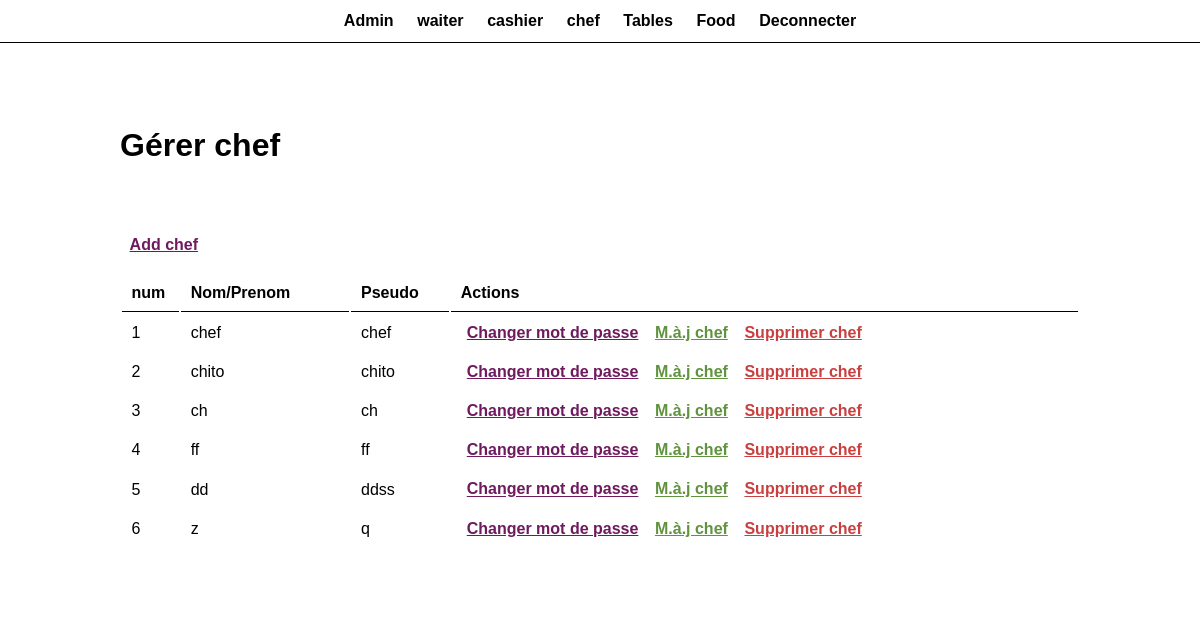
Screenshot of /admin/manage-chef.php with the database file from the repository.
### tables this page shows
CREATE TABLE `tbl_chef` (
  `id_chef` int(11) NOT NULL,
  `username` varchar(50) DEFAULT NULL,
  `password` varchar(50) DEFAULT NULL,
  `full_name` varchar(100) DEFAULT NULL
);

### admin/manage-chef.php (the view, shortened to what this page needs)
<?php include('partials/menu.php')?>
    <div class="main-content">
        <div class="wrapper">
<br><br>
           <h1>Gérer chef</h1>
           <br>
<br>
<br><br>
<a href="add-chef.php" class="btn-primary">
    Add chef
</a><br><br>
           <table class="tbl-full">
            <tr>
                <th>num</th>
                <th>Nom/Prenom</th>
                <th>Pseudo</th>
                <th>Actions</th>
            </tr>
<?php
$sql= "SELECT * FROM tbl_chef";
$res= mysqli_query($conn, $sql);
if($res==TRUE)
{
    $count=mysqli_num_rows($res);
    $num=1;
    if($count>0)
    {
        while($rows=mysqli_fetch_assoc($res))
        {
          $id_chef=$rows['id_chef'];
          $full_name=$rows['full_name'];
          $username=$rows['username'];
         ?>
<tr>
                <td><?php echo $num++;?></td>
                <td><?php echo $full_name;?></td>
                <td><?php echo $username?></td>
                <td>
                    <a href="<?php echo SITEURL; ?>admin/update-password4.php?id_chef=<?php echo $id_chef; ?>" class="btn-primary">Changer mot de passe</a>
                    <a href="<?php echo SITEURL; ?>admin/update-chef.php?id_chef=<?php echo $id_chef; ?>" class="btn-secondary">M.à.j chef</a>
                    <a href="<?php echo SITEURL; ?>admin/delete-chef.php?id_chef=<?php echo $id_chef; ?>" class="btn-supp">Supprimer chef</a>
                </td>
            </tr>
         <?php
       }
   }
    else{
    }
}
?>
           </table>
        </div>
    </div>

### admin/partials/menu.php (style rules this page uses)
* { margin: 0; padding: 0; font-family: Arial, Helvetica, sans-serif; }
.wrapper { padding: 1%; width: 80%; margin: 0 auto; }
.tbl-full { width: 100%; }
table tr th { border-bottom:1px solid black ; padding: 1%; text-align: left; }
table tr td { padding: 1%; }
.btn-primary { padding: 1%; font-weight: bold; color: rgb(111, 25, 94); }
.btn-secondary { padding: 1%; font-weight: bold; color: rgb(96, 147, 62); }
.btn-supp { padding: 1%; font-weight: bold; color: rgb(201, 64, 64); }
.main-content { background-color:white ; padding: 3% 0; }

### rows the page displays
tbl_chef: full_name "chef", username "chef"
tbl_chef: full_name "chito", username "chito"
tbl_chef: full_name "ch", username "ch"
tbl_chef: full_name "ff", username "ff"
tbl_chef: full_name "dd", username "ddss"
tbl_chef: full_name "z", username "q"
